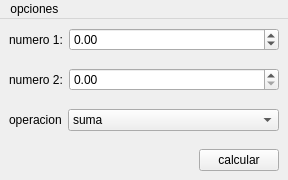
<?xml version="1.0" encoding="UTF-8"?>
<ui version="4.0">
 <class>MainWindow</class>
 <widget class="QMainWindow" name="MainWindow">
  <property name="geometry">
   <rect>
    <x>0</x>
    <y>0</y>
    <width>288</width>
    <height>180</height>
   </rect>
  </property>
  <property name="windowTitle">
   <string>ventana de Calculos </string>
  </property>
  <widget class="QWidget" name="centralwidget">
   <layout class="QVBoxLayout" name="verticalLayout">
    <item>
     <layout class="QFormLayout" name="formLayout">
      <item row="0" column="0">
       <widget class="QLabel" name="label">
        <property name="text">
         <string>numero 1:</string>
        </property>
       </widget>
      </item>
      <item row="0" column="1">
       <widget class="QDoubleSpinBox" name="numero1">
        <property name="minimum">
         <double>-99.989999999999995</double>
        </property>
       </widget>
      </item>
     </layout>
    </item>
    <item>
     <layout class="QFormLayout" name="formLayout_2">
      <item row="0" column="0">
       <widget class="QLabel" name="label_2">
        <property name="text">
         <string>numero 2:</string>
        </property>
       </widget>
      </item>
      <item row="0" column="1">
       <widget class="QDoubleSpinBox" name="numero2"/>
      </item>
     </layout>
    </item>
    <item>
     <layout class="QFormLayout" name="formLayout_3">
      <item row="0" column="0">
       <widget class="QLabel" name="label_3">
        <property name="text">
         <string>operacion</string>
        </property>
       </widget>
      </item>
      <item row="0" column="1">
       <widget class="QComboBox" name="operaciones">
        <item>
         <property name="text">
          <string>suma</string>
         </property>
        </item>
        <item>
         <property name="text">
          <string>resta</string>
         </property>
        </item>
        <item>
         <property name="text">
          <string>multiplicacion</string>
         </property>
        </item>
        <item>
         <property name="text">
          <string>divicion</string>
         </property>
        </item>
       </widget>
      </item>
     </layout>
    </item>
    <item>
     <layout class="QHBoxLayout" name="horizontalLayout">
      <item>
       <spacer name="horizontalSpacer">
        <property name="orientation">
         <enum>Qt::Horizontal</enum>
        </property>
        <property name="sizeHint" stdset="0">
         <size>
          <width>40</width>
          <height>20</height>
         </size>
        </property>
       </spacer>
      </item>
      <item>
       <widget class="QPushButton" name="boton_calcular">
        <property name="text">
         <string>calcular</string>
        </property>
       </widget>
      </item>
     </layout>
    </item>
   </layout>
  </widget>
  <widget class="QMenuBar" name="menubar">
   <property name="geometry">
    <rect>
     <x>0</x>
     <y>0</y>
     <width>288</width>
     <height>22</height>
    </rect>
   </property>
   <widget class="QMenu" name="menuopciones">
    <property name="title">
     <string>opciones </string>
    </property>
    <addaction name="actionguardar"/>
    <addaction name="actionsalir"/>
   </widget>
   <addaction name="menuopciones"/>
  </widget>
  <action name="actionguardar">
   <property name="text">
    <string>guardar </string>
   </property>
  </action>
  <action name="actionsalir">
   <property name="text">
    <string>salir</string>
   </property>
  </action>
 </widget>
 <resources/>
 <connections/>
</ui>
